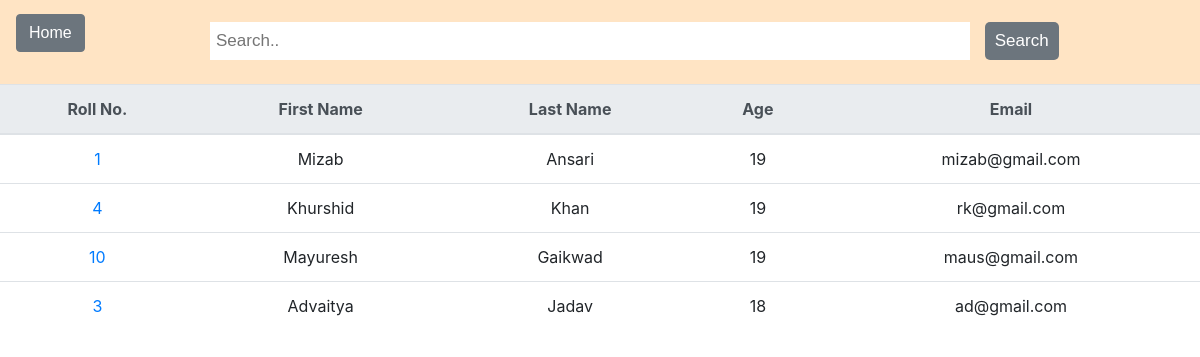
The page /general/browse/browse.php on the database as committed earlier.
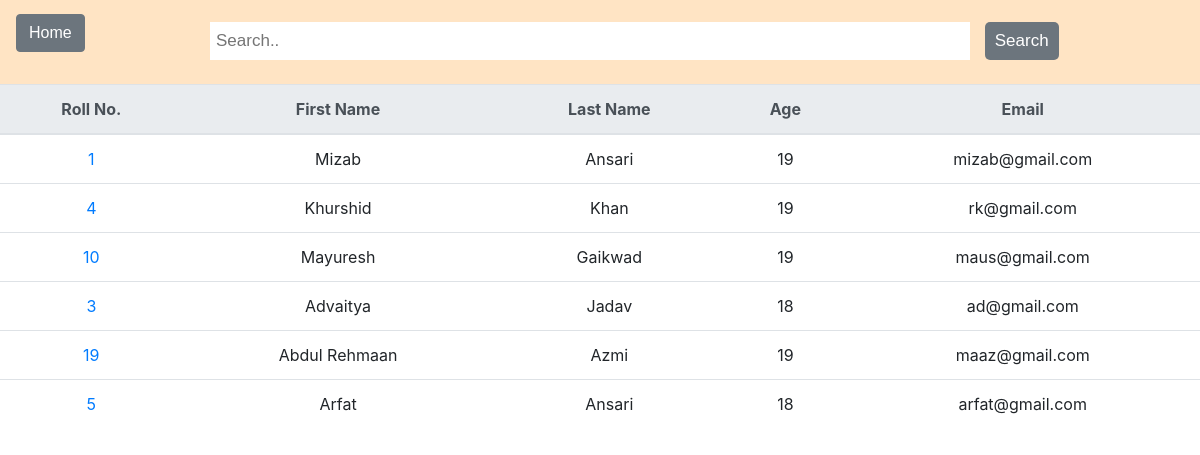
The same page on the database as committed later.
### tables this page shows
CREATE TABLE `student_details` (
  `id` int(100) NOT NULL,
  `roll_no` int(100) NOT NULL,
  `first_name` text NOT NULL,
  `middle_name` text NOT NULL,
  `surname` text NOT NULL,
  `age` text NOT NULL,
  `email` varchar(100) NOT NULL,
  `branch` text NOT NULL,
  `year` text NOT NULL,
  `address` text NOT NULL,
  `state` text NOT NULL,
  `pincode` int(100) NOT NULL,
  `phone_no` bigint(10) NOT NULL,
  `parent_phone_no` bigint(10) NOT NULL
);

### general/browse/browse.php (the view, shortened to what this page needs)
<!DOCTYPE html>
<html lang="en">
<head>
    <link rel="stylesheet" href="https://maxcdn.bootstrapcdn.com/bootstrap/4.0.0-beta.3/css/bootstrap.min.css">
    <link rel="stylesheet" href="browse_style.css">
</head>
<body>
    <?php require_once "../../connect_to_db.php" ?>
    <div class="topnav">
        <div class="search-container">
            <form action="browse.php" method="post">
                <a href="../../homepage.php" class="btn btn-secondary" style="float: left;">Home</a>
                <input type="text" placeholder="Search.." name="search_keyword">
                <button type="submit" class="search-btn btn-secondary btn" name="search_btn">Search</button>
            </form>
        </div>
    </div>
    <?php
    if (isset($_POST["search_keyword"])) {
        $search_keyword = $_POST["search_keyword"];
        $result = mysqli_query($conn, "SELECT * FROM student_details WHERE roll_no='$search_keyword' OR first_name LIKE '%$search_keyword%' OR surname LIKE '%$search_keyword%' OR Email LIKE '%$search_keyword%'");
    } else {
        $result = mysqli_query($conn, "SELECT * FROM student_details");
    }
    ?>
    <div class="justify-content-center">
        <table class="table text-center">
            <thead class="thead-light">
                <tr>
                    <th>Roll No.</th>
                    <th>First Name</th>
                    <th>Last Name</th>
                    <th>Age</th>
                    <th>Email</th>
                </tr>
            </thead>
            <?php while ($row = mysqli_fetch_assoc($result)) : ?>
                <tr>
                    <td><a href="<?php echo "more_details.php?id=".$row["id"]; ?>"><?php echo $row["roll_no"]; ?></a></td>
                    <td><?php echo $row["first_name"]; ?></td>
                    <td><?php echo $row["surname"]; ?></td>
                    <td><?php echo $row["age"]; ?></td>
                    <td><?php echo $row["email"]; ?></td>
                </tr>
            <?php endwhile; ?>
        </table>
    </div>
</body>
</html>

Rows that differ between the two databases and show on the page:
added student_details: roll_no "19", first_name "Abdul Rehmaan", surname "Azmi", age "19", email "maaz@gmail.com"
added student_details: roll_no "5", first_name "Arfat", surname "Ansari", age "18", email "arfat@gmail.com"
